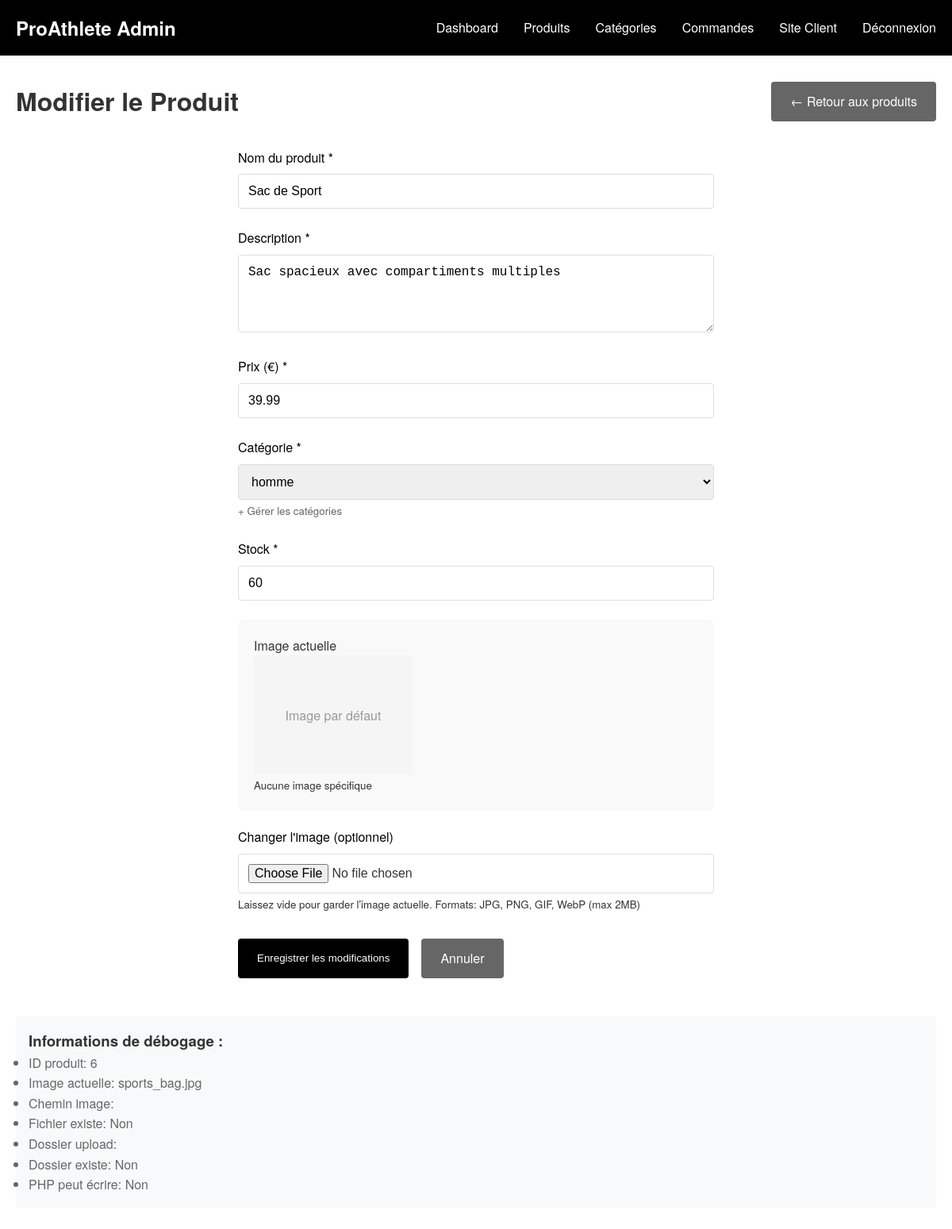
/admin/edit_product.php?id=6 (signed in), run on the app's committed database.
### tables this page shows
CREATE TABLE products (
    id INT PRIMARY KEY AUTO_INCREMENT,
    name VARCHAR(100) NOT NULL,
    description TEXT,
    price DECIMAL(10,2) NOT NULL,
    category ENUM('homme', 'femme', 'enfant') NOT NULL,
    image VARCHAR(255),
    stock INT DEFAULT 0,
    created_at TIMESTAMP DEFAULT CURRENT_TIMESTAMP
);

CREATE TABLE IF NOT EXISTS categories (
    id INT PRIMARY KEY AUTO_INCREMENT,
    name VARCHAR(50) UNIQUE NOT NULL,
    description TEXT,
    created_at TIMESTAMP DEFAULT CURRENT_TIMESTAMP
);

### admin/edit_product.php (the view, shortened to what this page needs)
<?php
require_once '../config/database.php';
$stmt = $pdo->query("SELECT * FROM categories ORDER BY name");
$categories = $stmt->fetchAll();
$product = null;
if (isset($_GET['id'])) {
    $product_id = (int)$_GET['id'];
    $stmt = $pdo->prepare("SELECT * FROM products WHERE id = ?");
    $stmt->execute([$product_id]);
    $product = $stmt->fetch();
}
?>
<!DOCTYPE html>
<html lang="fr">
<head>
    <link rel="stylesheet" href="/ecommerce-proathlete/assets/css/style.css">
</head>
<body>
    <nav class="navbar">
        <div class="container">
            <a href="/ecommerce-proathlete/client/index.php" class="logo">
                <span class="logo-text">ProAthlete Admin</span>
            </a>
            <ul class="nav-links">
                <li><a href="dashboard.php">Dashboard</a></li>
                <li><a href="products.php">Produits</a></li>
                <li><a href="categories.php">Catégories</a></li>
                <li><a href="orders.php">Commandes</a></li>
                <li><a href="/ecommerce-proathlete/client/index.php">Site Client</a></li>
                <li><a href="logout.php">Déconnexion</a></li>
            </ul>
        </div>
    </nav>
    <div class="admin-container">
        <div style="display: flex; justify-content: space-between; align-items: center; margin-bottom: 2rem;">
            <h1>Modifier le Produit</h1>
            <a href="products.php" class="btn btn-secondary">← Retour aux produits</a>
        </div>
        <?php if ($product): ?>
        <form method="POST" enctype="multipart/form-data" style="max-width: 600px; margin: 0 auto;">
            <div class="form-group">
                <label for="name">Nom du produit *</label>
                <input type="text" id="name" name="name" class="form-control"
                       value="<?php echo htmlspecialchars($product['name']); ?>" required>
            </div>
            <div class="form-group">
                <label for="description">Description *</label>
                <textarea id="description" name="description" class="form-control" rows="4" required><?php echo htmlspecialchars($product['description']); ?></textarea>
            </div>
            <div class="form-group">
                <label for="price">Prix (€) *</label>
                <input type="number" id="price" name="price" class="form-control" step="0.01" min="0"
                       value="<?php echo $product['price']; ?>" required>
            </div>
            <div class="form-group">
    <label for="category">Catégorie *</label>
    <select id="category" name="category" class="form-control" required>
        <?php foreach ($categories as $cat): ?>
        <option value="<?php echo htmlspecialchars($cat['name']); ?>"
                <?php echo $product['category'] == $cat['name'] ? 'selected' : ''; ?>>
            <?php echo htmlspecialchars($cat['name']); ?>
        </option>
        <?php endforeach; ?>
    </select>
    <small>
        <a href="categories.php" style="color: #666; text-decoration: none;">
            + Gérer les catégories
        </a>
    </small>
</div>
            <div class="form-group">
                <label for="stock">Stock *</label>
                <input type="number" id="stock" name="stock" class="form-control" min="0"
                       value="<?php echo $product['stock']; ?>" required>
            </div>
            <div class="image-container">
                <label>Image actuelle</label>
                <div>
                    <?php
                    $imagePath = '../../assets/images/products/' . $product['image'];
                    if (file_exists($imagePath) && $product['image'] !== 'default.jpg' && $product['image'] !== ''):
                    ?>
                        <img src="../../assets/images/products/<?php echo htmlspecialchars($product['image']); ?>"
                             alt="<?php echo htmlspecialchars($product['name']); ?>"
                             class="current-image">
                        <p><small>Fichier: <?php echo $product['image']; ?></small></p>
                    <?php else: ?>
                        <div style="width: 200px; height: 150px; background-color: #f5f5f5; display: flex; align-items: center; justify-content: center; border-radius: 4px;">
                            <span style="color: #999;">Image par défaut</span>
                        </div>
                        <p><small>Aucune image spécifique</small></p>
                    <?php endif; ?>
                </div>
            </div>
            <div class="form-group">
                <label for="image">Changer l'image (optionnel)</label>
                <input type="file" id="image" name="image" class="form-control" accept="image/*">
                <small>Laissez vide pour garder l'image actuelle. Formats: JPG, PNG, GIF, WebP (max 2MB)</small>
            </div>
            <div style="display: flex; gap: 1rem; margin-top: 2rem;">
                <button type="submit" class="btn">Enregistrer les modifications</button>
                <a href="products.php" class="btn btn-secondary">Annuler</a>
            </div>
        </form>
        <div style="margin-top: 3rem; padding: 1rem; background-color: #f8f9fa; border-radius: 4px;">
            <h3>Informations de débogage :</h3>
            <ul style="color: #666;">
                <li>ID produit: <?php echo $product['id']; ?></li>
                <li>Image actuelle: <?php echo $product['image']; ?></li>
                <li>Chemin image: <?php echo realpath('../../assets/images/products/' . $product['image']); ?></li>
                <li>Fichier existe: <?php echo file_exists('../../assets/images/products/' . $product['image']) ? 'Oui' : 'Non'; ?></li>
                <li>Dossier upload: <?php echo realpath('../../assets/images/products/'); ?></li>
                <li>Dossier existe: <?php echo is_dir('../../assets/images/products/') ? 'Oui' : 'Non'; ?></li>
                <li>PHP peut écrire: <?php echo is_writable('../../assets/images/products/') ? 'Oui' : 'Non'; ?></li>
            </ul>
        </div>
        <?php endif; ?>
    </div>
</body>
</html>

### assets/css/style.css (style rules this page uses)
* { margin: 0; padding: 0; box-sizing: border-box; }
body { font-family: 'Helvetica Neue', Arial, sans-serif; line-height: 1.6; color: #333; background-color: #fff; }
.container { max-width: 1200px; margin: 0 auto; padding: 0 20px; }
.navbar { background-color: #000; color: #fff; padding: 1rem 0; position: sticky; top: 0; z-index: 1000; }
.navbar .container { display: flex; justify-content: space-between; align-items: center; }
.logo { text-decoration: none; color: #fff; font-size: 1.5rem; font-weight: bold; }
.logo-text { color: #fff; }
.nav-links { display: flex; list-style: none; gap: 2rem; }
.nav-links a { color: #fff; text-decoration: none; font-weight: 500; transition: opacity 0.3s; }
.btn { display: inline-block; padding: 0.75rem 1.5rem; background-color: #000; color: #fff; text-decoration: none; border: none; border-radius: 4px; cursor: pointer; font-weight: 500; transition: background-color 0.3s; }
.btn-secondary { background-color: #666; }
.form-group { margin-bottom: 1.5rem; }
.form-group label { display: block; margin-bottom: 0.5rem; font-weight: 500; color: #000; }
.form-control { width: 100%; padding: 0.75rem; border: 1px solid #ddd; border-radius: 4px; font-size: 1rem; }
.admin-container { max-width: 1200px; margin: 2rem auto; padding: 0 20px; }

### admin/edit_product.php (style rules this page uses)
.image-container { margin: 20px 0; padding: 20px; background-color: #f9f9f9; border-radius: 8px; }

### data on the page
products: name "Sac de Sport", description "Sac spacieux avec compartiments multiples", price "39.99", category "homme", stock "60", id "6", image "sports_bag.jpg"
